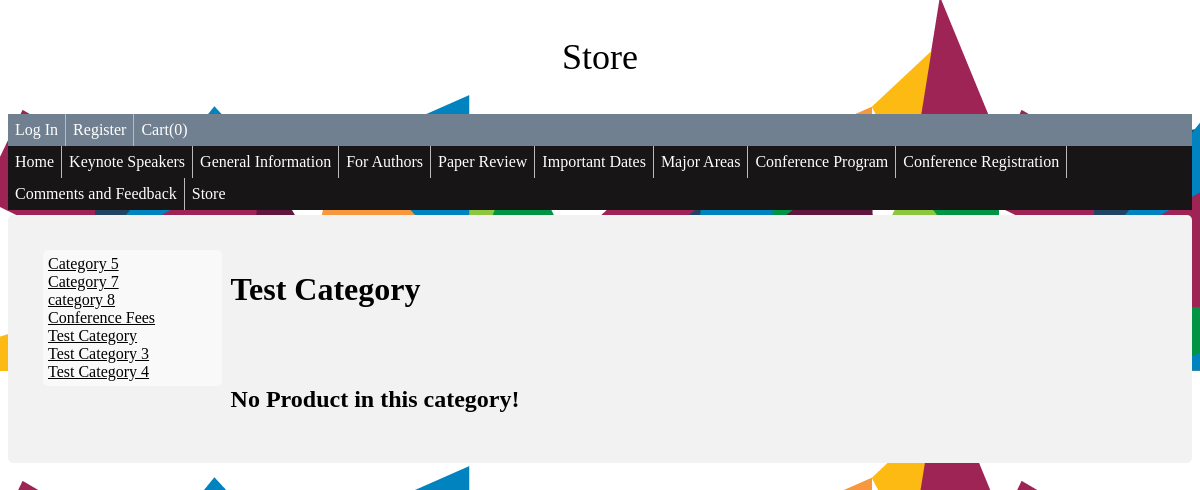
/store/index.php, run on the app's committed database.
### tables this page shows
CREATE TABLE IF NOT EXISTS `wa_product_categories` (
  `ID` int(11) NOT NULL AUTO_INCREMENT,
  `CATEGORY_NAME` varchar(20) NOT NULL,
  PRIMARY KEY (`ID`),
  UNIQUE KEY `CATEGORY_NAME` (`CATEGORY_NAME`)
);

### models/ProdCatModel.php (called while the page is built, shortened)
<?php
class ProdCatModel {
    private $pdo;
    private $table = 'wa_product_categories';
    public function __construct($inPdo) {
        if ($inPdo instanceof PDO) {
            $this->pdo = $inPdo;
        } else {
            die("Object Type Error");
        }
    }
    public function getList() {
        $stmt = $this->pdo->prepare("SELECT * FROM $this->table");
        $stmt->execute();
        $cats = $stmt->fetchAll();
        return $cats;
    }
    public function getListByID($id) {
        $stmt = $this->pdo->prepare("SELECT * FROM $this->table WHERE ID = :id");
         $stmt->bindParam(':id', $id);
        $stmt->execute();
        $cats = $stmt->fetch();
        return $cats;
    }
}
?>

### models/ProdModel.php (called while the page is built, shortened)
<?php
class ProdModel {
    private $pdo;
    private $table = 'wa_products';
    public function __construct($inPdo) {
        if ($inPdo instanceof PDO) {
            $this->pdo = $inPdo;
        } else {
            die("Object Type Error");
        }
    }
    public function getListByCat($catID) {
        $stmt = $this->pdo->prepare("SELECT * FROM $this->table WHERE CATEGORY = :catID");
        $stmt->bindParam(':catID', $catID);
        $stmt->execute();
        $products = $stmt->fetchAll();
        return $products;
    }
}
?>

### public_html/store/store.php (the view, shortened to what this page needs)
<!doctype html>
<html>
    <head>
        <link rel="stylesheet" type="text/css" href="../css/styles.css">
    </head>
    <body background="../images/2015_AIGA-Design-Month_Website-Footer.png">
        <p style="text-align: center; font-size: 36px;">Store</p>
        <?php include '../home/menu.php'; ?>
        <div class='body'>
            <div class="category_list">
                <?php
                foreach ($categories as $cat) {
                    echo '<a href=.?category_id=' . $cat['ID'] . '>' . $cat['CATEGORY_NAME'] . '</a><br>';
                }
                ?>
            </div>
            <div class="product_list">
                <h1><?php echo $category_one['CATEGORY_NAME'] ?></h1>
                <br>
                <br>
                <?php
                if (count($product_list) < 1) {
                    echo '<h2>No Product in this category!</h2>';
                }
                ?>
            </div>
        </div>
    </body></html>

### public_html/css/styles.css (style rules this page uses)
div { border-radius: 5px; background-color: #f2f2f2; padding: 30px; margin-top: 5px; }
ul { list-style-type: none; margin: 0; padding: 0; overflow: hidden; background-color: #171515; }
li { float: left; border-right:1px solid #bbb; padding: 0px; }
li:last-child { border-right: none; }
li a { display: block; color: white; text-align: center; padding: 14px 16px; text-decoration: none; margin: 0px; }
li a, .dropbtn { display: inline-block; color: white; text-align: center; padding: 7px; text-decoration: none; }
li.dropdown { display: inline-block; }

### public_html/store/store.php (style rules this page uses)
.category_list { display: inline-block; width: 15%; background-color: #f9f9f9; margin: 5px; padding:5px; vertical-align: top; }
.product_list, .product_detail { display: inline-block; width: 80%; padding:0px; }
.category_list a { color:black; }

### data on the page
wa_product_categories: CATEGORY_NAME "Category 5"
wa_product_categories: CATEGORY_NAME "Category 7"
wa_product_categories: CATEGORY_NAME "category 8"
wa_product_categories: CATEGORY_NAME "Conference Fees"
wa_product_categories: CATEGORY_NAME "Test Category"
wa_product_categories: CATEGORY_NAME "Test Category 3"
wa_product_categories: CATEGORY_NAME "Test Category 4"

### other printed values
$ttlQty "0"
